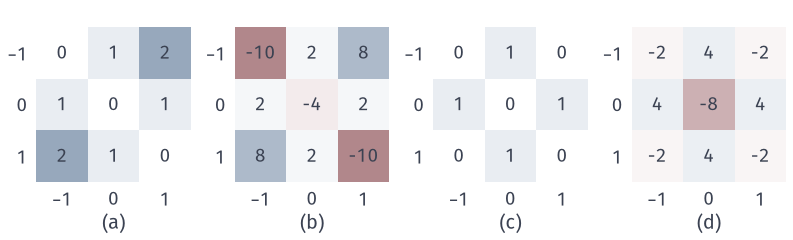

Recreate this plot in Python.
"""Three-point parabola (X uniform on {-1,0,1}, Y = X^2): pairwise distance matrices A = |x_i - x_j|, B = |y_i - y_j|
and their double-centred versions (row/column means removed, grand mean added back), entries shown as multiples of 1/9.
A, B: white-to-blue; centred matrices: red-white-blue diverging with midpoint 0.  dCov^2 = (1/9) sum A~ B~ = 8/81."""
from pathlib import Path
import sys
from fractions import Fraction
from matplotlib.colors import LinearSegmentedColormap, TwoSlopeNorm
HERE = Path(__file__).resolve().parent
sys.path.insert(0, str(HERE.parent/"dep-common"))
from common import *

x = np.array([-1, 0, 1]); y = x**2
A = np.abs(x[:, None]-x[None, :]).astype(object); B = np.abs(y[:, None]-y[None, :]).astype(object)
def dc(M):
    M = np.array([[Fraction(int(v)) for v in row] for row in M], dtype=object)
    r = [sum(M[i])/3 for i in range(3)]; g = sum(r)/3
    return np.array([[M[i, j]-r[i]-r[j]+g for j in range(3)] for i in range(3)], dtype=object)
At, Bt = dc(A), dc(B)
dcov2 = sum(At[i, j]*Bt[i, j] for i in range(3) for j in range(3))/9
wb = LinearSegmentedColormap.from_list('wb', ['#FFFFFF', BLUE_FILL, BLUE])
rwb = LinearSegmentedColormap.from_list('rwb', [RED, RED_FILL, '#FFFFFF', BLUE_FILL, BLUE])
fig, axs = figure(width_mm=112, height_mm=34, ncols=4)
def fmt(v, centred):
    v = Fraction(v)
    if not centred:
        return str(v)
    n = v*9
    return str(int(n)) if n.denominator == 1 else str(n)
for ax, M, centred, lab in [(axs[0], A, False, '(a)'), (axs[1], At, True, '(b)'), (axs[2], B, False, '(c)'), (axs[3], Bt, True, '(d)')]:
    F = np.array(M, dtype=float)
    if centred:
        ax.imshow(F, cmap=rwb, norm=TwoSlopeNorm(0, -1.2, 1.2))
    else:
        ax.imshow(F, cmap=wb, vmin=0, vmax=2.4)
    for i in range(3):
        for j in range(3):
            ax.text(j, i, fmt(M[i, j], centred), ha='center', va='center', fontsize=7.5, color=INK)
    ax.set_xticks([0, 1, 2]); ax.set_yticks([0, 1, 2])
    lbl = ['$-1$', '$0$', '$1$']
    ax.set_xticklabels(lbl); ax.set_yticklabels(lbl)
    ax.tick_params(length=0)
    for sp in ax.spines.values(): sp.set_visible(False)
    tag(ax, lab, y=-.2)
save(fig, HERE, 'figure', {'A_tilde_times_9': [[str(v*9) for v in r] for r in At], 'B_tilde_times_9': [[str(v*9) for v in r] for r in Bt], 'dCov2': str(dcov2)})
